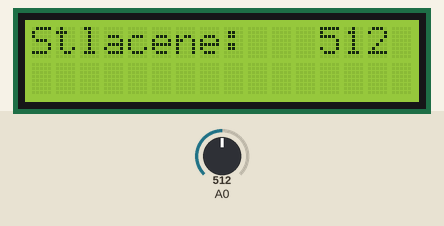
Simulated run of this sketch. Board: Arduino Uno, built with avr-gcc and run on an emulated ATmega328P. Shown: 16×2 character LCD. The inputs (shaded band) are chosen by the test bench; at power-on: A0 = 512.

Above: at 2.2 s.
2.3 s: A0 set to 490
At 3.4 s:
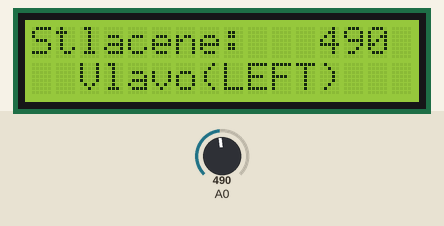
4.0 s: A0 set to 340
At 5.0 s:
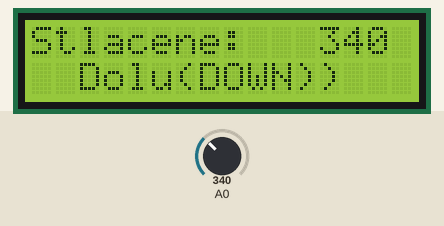
5.5 s: A0 set to 140
At 6.6 s:
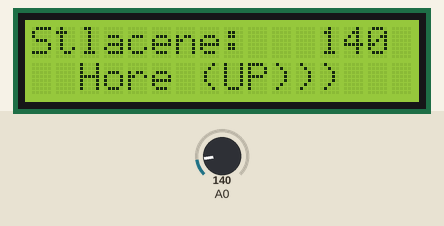
7.1 s: A0 set to 40
At 8.3 s:
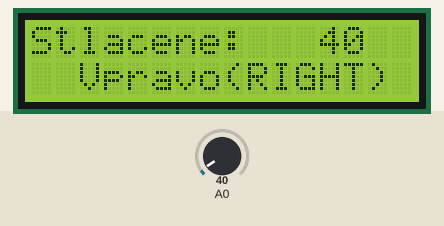
8.6 s: A0 set to 122
At 9.8 s:
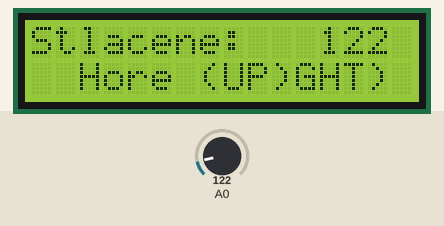
10.1 s: A0 set to 306
At 11.6 s:
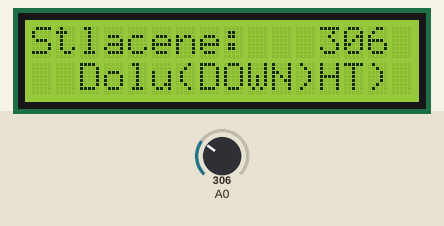
Timing chart, 0 to 12.6 s (numbered marks = the images above; inputs shaded):
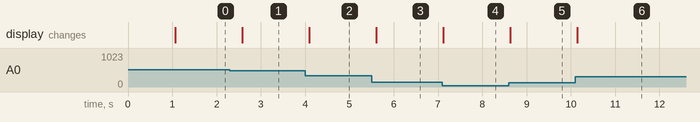

Measured:
- after the input at 2.3 s, the display: changes after 0.28 s (image 1)
- after the input at 4.0 s, the display: changes after 0.09 s (image 2)
- after the input at 5.5 s, the display: changes after 0.10 s (image 3)
- after the input at 7.1 s, the display: changes at once (image 4)
- after the input at 8.6 s, the display: changes at once (image 5)
- after the input at 10.1 s, the display: changes at once (image 6)

The sketch:

LCD_From_drotik_elektro.ino
```cpp
// Arduino LCD 16x2 Shield

// připojení knihovny
#include <LiquidCrystal.h>
// inicializace LCD displeje
LiquidCrystal lcd(8, 9, 4, 5, 6, 7);
// nastavení čísla propojovacího pinu
// pro osvětlení LCD displeje
#define lcdSvit 10

void setup() {
  // zahájení komunikace s displejem,
  // 16 znaků, 2 řádky
  lcd.begin(16, 2);
  // nastavení pinu pro řízení osvětlení jako výstupu
  pinMode(lcdSvit, OUTPUT);

  // zapnutí osvětlení displeje
  digitalWrite(lcdSvit, HIGH);
  delay(500);
  // vypnutí osvětlení displeje
  digitalWrite(lcdSvit, LOW);
  delay(500);
  // zapnutí osvětlení displeje
  digitalWrite(lcdSvit, HIGH);
}

void loop() {
  // načtení údajů z analogového pinu A0 do proměnné
  int analogData = analogRead(0);
  // nastavení výpisu na první znak, první řádek
  lcd.setCursor(0, 0);
  // vytištění textu na displej
  lcd.print("Stlacene:       ");
  // nastavení výpisu na třináctý znak, první řádek
  lcd.setCursor(12, 0);
  // vytištění textu na displej
  lcd.print(analogData);
  // nastavení výpisu na třetí znak, druhý řádek
  lcd.setCursor(2, 1);
  // vytištění textu na displej pomocí zavolání funkce
  // s předáním aktuálně změřené hodnoty na vstupu
  lcd.print(nactiTlacitka(analogData));
  // pauza pro přečtení údajů na displeji
  delay(500);
}
String nactiTlacitka(int analog) {
  // proměnná pro uložení textu pro výpis
  String text;
  // postupná kontrola pomocí podmínek if,
  // pro každé tlačítko je uveden rozsah hodnot,
  // ve kterých je detekováno a poté nastaven text na výstup
  if (analog < 50) text = "Vpravo(RIGHT)";
  if ((analog > 700) && (analog < 1024)) text = "nic          ";
  if ( (analog > 95) && (analog < 150) ) text = "Hore (UP)";
  if ( (analog > 250) && (analog < 350) ) text = "Dolu(DOWN)";
  if ( (analog > 400) && (analog < 500) ) text = "Vlavo(LEFT)";
  if ( (analog > 600) && (analog < 750) ) text = "Vyber(SELECT)";
  // vrácení textu jako výstup funkce
  return text;
}
```
